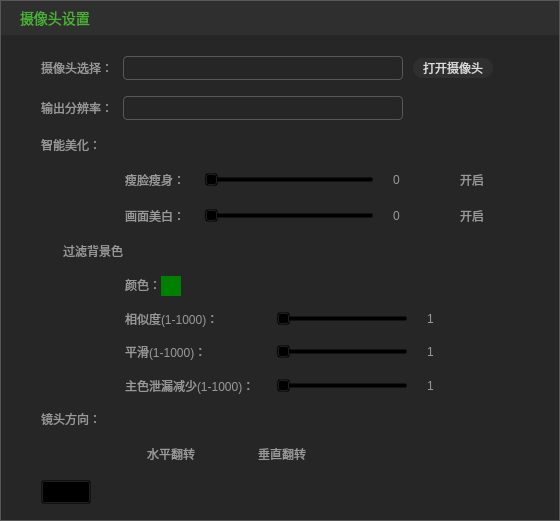
<?xml version="1.0" encoding="UTF-8"?>
<ui version="4.0">
 <class>AddCameraSourceDlg</class>
 <widget class="QDialog" name="AddCameraSourceDlg">
  <property name="geometry">
   <rect>
    <x>0</x>
    <y>0</y>
    <width>560</width>
    <height>521</height>
   </rect>
  </property>
  <property name="minimumSize">
   <size>
    <width>560</width>
    <height>460</height>
   </size>
  </property>
  <property name="maximumSize">
   <size>
    <width>560</width>
    <height>16777215</height>
   </size>
  </property>
  <property name="windowTitle">
   <string>AddCameraSourceDlg</string>
  </property>
  <property name="styleSheet">
   <string notr="true">#wgt_main{
background:#262626;
border:1px solid #585858;
}
QLabel,QPushButton,QComboBox,QCheckBox{
font-family:&quot;微软雅黑&quot;;
font-size:12px;
color:#999999;
background:transparent;
}
QSlider{
background:transparent;
}</string>
  </property>
  <layout class="QGridLayout" name="gridLayout">
   <property name="leftMargin">
    <number>0</number>
   </property>
   <property name="topMargin">
    <number>0</number>
   </property>
   <property name="rightMargin">
    <number>0</number>
   </property>
   <property name="bottomMargin">
    <number>0</number>
   </property>
   <property name="spacing">
    <number>0</number>
   </property>
   <item row="0" column="0">
    <widget class="QWidget" name="wgt_main" native="true">
     <property name="styleSheet">
      <string notr="true">#wgt_top{
background:#2F2F2F;
}
#wgt_bottom{
background:#262626;
}
QComboBox{
background:transparent;
border:1px solid #585858;
border-radius:4px;
padding-left:9px;
color:#DCDCDC;
}
QComboBox::disabled{
border:1px solid #2F2F2F;
color:#777777;
}
 QComboBox:on { 
      padding-top: 3px;
      padding-left: 4px;
  }
QComboBox::drop-down{
subcontrol-origin: padding;
      subcontrol-position: top right;
      width: 30px;
      border:none;
}
QComboBox::down-arrow{
image: url(:/TQLive/images/live tool_icon_down.png);
}
QComboBox::down-arrow:on {
      top: 1px;
      left: 1px;
  }
QListView{
background:#262626;
border:1px solid #585858;
border-bottom-left-radius:4px;
border-bottom-right-radius:4px;
outline:0px;
font-family:&quot;微软雅黑&quot;;
font-size:12px;
padding-bottom:2px;
}
QListView::item{
background:#262626;
color:#DCDCDC;
min-height:30px;
}
QListView::item:hover{
background:#2A2A2A;
color:#4AB134;
}

QCheckBox{
spacing:10px;
}
QCheckBox::indicator{
width:12px;
height:12px;
}
QCheckBox::indicator:unchecked {
 image: url(:/TQLive/images/cb_common_unchecked.png);
}
QCheckBox::indicator:unchecked:hover{
image: url(:/TQLive/images/settings_checkbox_default_hover.png);
}
QCheckBox::indicator:checked { 
image: url(:/TQLive/images/settings_checkbox_selected.png);
}
QCheckBox::indicator:checked:hover{
image: url(:/TQLive/images/cb_common_checked.png);
}
/*
QSlider::groove:horizontal {
    background-color:#585858;
    height: 4px;
    border: none;
    border-radius: 2px;
}

QSlider::handle:horizontal {
    background-color: #999999;
    border-radius: 5px;
    height: 10px;
    width:10px;
    margin: -3px 0px;
}

QSlider::handle:horizontal:pressed {
background:#FFFFFF;
}

QSlider::sub-page:horizontal {
    background-color: QLinearGradient(x1: 0, y1: 1, x2: 0, y2: 0,stop: 0 rgb(74, 177, 52),stop: 1 rgb(115,194,14));
    border-radius: 2px;
}

QSlider::sub-page:horizontal:disabled {
    background-color: QLinearGradient(x1: 0, y1: 1, x2: 0, y2: 0,stop: 0 rgb(31,30,31),stop: 0.75 rgb(50, 49, 50));
    border-radius: 2px;
}
QSlider::handle:hover {
    background-color: #FFFFFF;
}

QSlider::handle:disabled {
    background-color: rgb(122,121,122);
}*/</string>
     </property>
     <layout class="QVBoxLayout" name="verticalLayout_5">
      <property name="spacing">
       <number>1</number>
      </property>
      <property name="leftMargin">
       <number>1</number>
      </property>
      <property name="topMargin">
       <number>1</number>
      </property>
      <property name="rightMargin">
       <number>1</number>
      </property>
      <property name="bottomMargin">
       <number>1</number>
      </property>
      <item>
       <widget class="QWidget" name="wgt_top" native="true">
        <property name="minimumSize">
         <size>
          <width>0</width>
          <height>34</height>
         </size>
        </property>
        <property name="maximumSize">
         <size>
          <width>16777215</width>
          <height>34</height>
         </size>
        </property>
        <property name="styleSheet">
         <string notr="true">#label_title{
font-size:14px;
color:#4AB134;
background:transparent;
}
#button_close{
background:transparent;
background-image: url(:/TQLive/images/pb_close_pressed.png);
background-repeat:no-repeat;
border:none;
}
#button_close:hover{
background-image: url(:/TQLive/images/pb_close_normal.png);
}
#button_close:pressed{
margin:1px;
padding:1px;
}</string>
        </property>
        <layout class="QHBoxLayout" name="horizontalLayout">
         <property name="spacing">
          <number>0</number>
         </property>
         <property name="leftMargin">
          <number>19</number>
         </property>
         <property name="topMargin">
          <number>0</number>
         </property>
         <property name="bottomMargin">
          <number>0</number>
         </property>
         <item>
          <widget class="QLabel" name="label_title">
           <property name="text">
            <string>摄像头设置</string>
           </property>
          </widget>
         </item>
         <item>
          <widget class="QPushButton" name="button_close">
           <property name="minimumSize">
            <size>
             <width>12</width>
             <height>13</height>
            </size>
           </property>
           <property name="maximumSize">
            <size>
             <width>12</width>
             <height>13</height>
            </size>
           </property>
           <property name="text">
            <string/>
           </property>
          </widget>
         </item>
        </layout>
       </widget>
      </item>
      <item>
       <widget class="QWidget" name="wgt_bottom" native="true">
        <property name="styleSheet">
         <string notr="true">#wgt_background_filter,#wgt_basic_settings,#wgt_control,#wgt_lens_direction,#wgt_smart_beautification{
background:#262626;
}</string>
        </property>
        <layout class="QVBoxLayout" name="verticalLayout_2">
         <property name="spacing">
          <number>0</number>
         </property>
         <property name="leftMargin">
          <number>0</number>
         </property>
         <property name="topMargin">
          <number>0</number>
         </property>
         <property name="rightMargin">
          <number>0</number>
         </property>
         <property name="bottomMargin">
          <number>0</number>
         </property>
         <item>
          <widget class="QWidget" name="wgt_basic_settings" native="true">
           <property name="styleSheet">
            <string notr="true">#button_cameraOpened{
background:#2F2F2F;
border-radius:10px;
color:#DCDCDC;
padding:0px;
}
#button_cameraOpened:hover{
color:#999999;
}</string>
           </property>
           <layout class="QVBoxLayout" name="verticalLayout_3">
            <property name="spacing">
             <number>16</number>
            </property>
            <property name="leftMargin">
             <number>40</number>
            </property>
            <property name="topMargin">
             <number>20</number>
            </property>
            <property name="bottomMargin">
             <number>16</number>
            </property>
            <item>
             <layout class="QHBoxLayout" name="horizontalLayout_2">
              <property name="spacing">
               <number>10</number>
              </property>
              <item>
               <widget class="QLabel" name="label_cameraSelected">
                <property name="text">
                 <string>摄像头选择：</string>
                </property>
               </widget>
              </item>
              <item>
               <widget class="QComboBox" name="comboBox_cameraSelected">
                <property name="minimumSize">
                 <size>
                  <width>280</width>
                  <height>24</height>
                 </size>
                </property>
                <property name="maximumSize">
                 <size>
                  <width>280</width>
                  <height>24</height>
                 </size>
                </property>
               </widget>
              </item>
              <item>
               <widget class="QPushButton" name="button_cameraOpened">
                <property name="minimumSize">
                 <size>
                  <width>80</width>
                  <height>20</height>
                 </size>
                </property>
                <property name="maximumSize">
                 <size>
                  <width>80</width>
                  <height>20</height>
                 </size>
                </property>
                <property name="text">
                 <string>打开摄像头</string>
                </property>
               </widget>
              </item>
              <item>
               <spacer name="horizontalSpacer">
                <property name="orientation">
                 <enum>Qt::Horizontal</enum>
                </property>
                <property name="sizeHint" stdset="0">
                 <size>
                  <width>40</width>
                  <height>20</height>
                 </size>
                </property>
               </spacer>
              </item>
             </layout>
            </item>
            <item>
             <layout class="QHBoxLayout" name="horizontalLayout_3">
              <property name="spacing">
               <number>10</number>
              </property>
              <item>
               <widget class="QLabel" name="label_inputResolution">
                <property name="text">
                 <string>输出分辨率：</string>
                </property>
               </widget>
              </item>
              <item>
               <widget class="QComboBox" name="comboBox_inputResolution">
                <property name="minimumSize">
                 <size>
                  <width>280</width>
                  <height>24</height>
                 </size>
                </property>
                <property name="maximumSize">
                 <size>
                  <width>280</width>
                  <height>24</height>
                 </size>
                </property>
               </widget>
              </item>
              <item>
               <spacer name="horizontalSpacer_2">
                <property name="orientation">
                 <enum>Qt::Horizontal</enum>
                </property>
                <property name="sizeHint" stdset="0">
                 <size>
                  <width>40</width>
                  <height>20</height>
                 </size>
                </property>
               </spacer>
              </item>
             </layout>
            </item>
           </layout>
          </widget>
         </item>
         <item>
          <widget class="QWidget" name="wgt_smart_beautification" native="true">
           <layout class="QVBoxLayout" name="verticalLayout_4">
            <property name="spacing">
             <number>16</number>
            </property>
            <property name="leftMargin">
             <number>40</number>
            </property>
            <property name="topMargin">
             <number>0</number>
            </property>
            <property name="bottomMargin">
             <number>16</number>
            </property>
            <item>
             <widget class="QLabel" name="label_smart_beautification">
              <property name="text">
               <string>智能美化：</string>
              </property>
             </widget>
            </item>
            <item>
             <layout class="QHBoxLayout" name="horizontalLayout_4">
              <property name="spacing">
               <number>19</number>
              </property>
              <property name="leftMargin">
               <number>84</number>
              </property>
              <item>
               <widget class="QLabel" name="label_thinBody">
                <property name="text">
                 <string>瘦脸瘦身：</string>
                </property>
               </widget>
              </item>
              <item>
               <widget class="QSlider" name="horizontalSlider_thinBody">
                <property name="minimumSize">
                 <size>
                  <width>170</width>
                  <height>0</height>
                 </size>
                </property>
                <property name="maximumSize">
                 <size>
                  <width>170</width>
                  <height>16777215</height>
                 </size>
                </property>
                <property name="orientation">
                 <enum>Qt::Horizontal</enum>
                </property>
               </widget>
              </item>
              <item>
               <widget class="QLabel" name="label_thinBody_val">
                <property name="minimumSize">
                 <size>
                  <width>22</width>
                  <height>0</height>
                 </size>
                </property>
                <property name="maximumSize">
                 <size>
                  <width>22</width>
                  <height>16777215</height>
                 </size>
                </property>
                <property name="text">
                 <string>0</string>
                </property>
                <property name="alignment">
                 <set>Qt::AlignLeading|Qt::AlignLeft|Qt::AlignVCenter</set>
                </property>
               </widget>
              </item>
              <item>
               <spacer name="horizontalSpacer_5">
                <property name="orientation">
                 <enum>Qt::Horizontal</enum>
                </property>
                <property name="sizeType">
                 <enum>QSizePolicy::Fixed</enum>
                </property>
                <property name="sizeHint" stdset="0">
                 <size>
                  <width>4</width>
                  <height>20</height>
                 </size>
                </property>
               </spacer>
              </item>
              <item>
               <widget class="QCheckBox" name="checkBox_thinBody">
                <property name="text">
                 <string>开启</string>
                </property>
               </widget>
              </item>
              <item>
               <spacer name="horizontalSpacer_3">
                <property name="orientation">
                 <enum>Qt::Horizontal</enum>
                </property>
                <property name="sizeHint" stdset="0">
                 <size>
                  <width>40</width>
                  <height>20</height>
                 </size>
                </property>
               </spacer>
              </item>
             </layout>
            </item>
            <item>
             <layout class="QHBoxLayout" name="horizontalLayout_5">
              <property name="spacing">
               <number>19</number>
              </property>
              <property name="leftMargin">
               <number>84</number>
              </property>
              <item>
               <widget class="QLabel" name="label_whitenPic">
                <property name="text">
                 <string>画面美白：</string>
                </property>
               </widget>
              </item>
              <item>
               <widget class="QSlider" name="horizontalSlider_whitenPic">
                <property name="minimumSize">
                 <size>
                  <width>170</width>
                  <height>0</height>
                 </size>
                </property>
                <property name="maximumSize">
                 <size>
                  <width>170</width>
                  <height>16777215</height>
                 </size>
                </property>
                <property name="orientation">
                 <enum>Qt::Horizontal</enum>
                </property>
               </widget>
              </item>
              <item>
               <widget class="QLabel" name="label_whitenPic_val">
                <property name="minimumSize">
                 <size>
                  <width>22</width>
                  <height>0</height>
                 </size>
                </property>
                <property name="maximumSize">
                 <size>
                  <width>22</width>
                  <height>16777215</height>
                 </size>
                </property>
                <property name="text">
                 <string>0</string>
                </property>
                <property name="alignment">
                 <set>Qt::AlignLeading|Qt::AlignLeft|Qt::AlignVCenter</set>
                </property>
               </widget>
              </item>
              <item>
               <spacer name="horizontalSpacer_6">
                <property name="orientation">
                 <enum>Qt::Horizontal</enum>
                </property>
                <property name="sizeType">
                 <enum>QSizePolicy::Fixed</enum>
                </property>
                <property name="sizeHint" stdset="0">
                 <size>
                  <width>4</width>
                  <height>20</height>
                 </size>
                </property>
               </spacer>
              </item>
              <item>
               <widget class="QCheckBox" name="checkBox_whitenPic">
                <property name="text">
                 <string>开启</string>
                </property>
               </widget>
              </item>
              <item>
               <spacer name="horizontalSpacer_4">
                <property name="orientation">
                 <enum>Qt::Horizontal</enum>
                </property>
                <property name="sizeHint" stdset="0">
                 <size>
                  <width>40</width>
                  <height>20</height>
                 </size>
                </property>
               </spacer>
              </item>
             </layout>
            </item>
           </layout>
          </widget>
         </item>
         <item>
          <widget class="QWidget" name="wgt_background_filter" native="true">
           <property name="styleSheet">
            <string notr="true">#button_color_val{
background:green;
border:none;
}</string>
           </property>
           <layout class="QVBoxLayout" name="verticalLayout">
            <property name="spacing">
             <number>16</number>
            </property>
            <property name="leftMargin">
             <number>40</number>
            </property>
            <property name="topMargin">
             <number>0</number>
            </property>
            <property name="bottomMargin">
             <number>16</number>
            </property>
            <item>
             <widget class="QCheckBox" name="checkBox_background_filter">
              <property name="text">
               <string>过滤背景色</string>
              </property>
             </widget>
            </item>
            <item>
             <layout class="QHBoxLayout" name="horizontalLayout_6">
              <property name="spacing">
               <number>0</number>
              </property>
              <property name="leftMargin">
               <number>84</number>
              </property>
              <item>
               <widget class="QLabel" name="label_color">
                <property name="text">
                 <string>颜色：</string>
                </property>
               </widget>
              </item>
              <item>
               <widget class="QPushButton" name="button_color_val">
                <property name="minimumSize">
                 <size>
                  <width>20</width>
                  <height>20</height>
                 </size>
                </property>
                <property name="maximumSize">
                 <size>
                  <width>20</width>
                  <height>20</height>
                 </size>
                </property>
                <property name="text">
                 <string/>
                </property>
               </widget>
              </item>
              <item>
               <spacer name="horizontalSpacer_7">
                <property name="orientation">
                 <enum>Qt::Horizontal</enum>
                </property>
                <property name="sizeHint" stdset="0">
                 <size>
                  <width>40</width>
                  <height>20</height>
                 </size>
                </property>
               </spacer>
              </item>
             </layout>
            </item>
            <item>
             <layout class="QHBoxLayout" name="horizontalLayout_7">
              <property name="spacing">
               <number>19</number>
              </property>
              <property name="leftMargin">
               <number>84</number>
              </property>
              <item>
               <widget class="QLabel" name="label_similarity">
                <property name="minimumSize">
                 <size>
                  <width>132</width>
                  <height>0</height>
                 </size>
                </property>
                <property name="maximumSize">
                 <size>
                  <width>132</width>
                  <height>16777215</height>
                 </size>
                </property>
                <property name="text">
                 <string>相似度(1-1000)：</string>
                </property>
               </widget>
              </item>
              <item>
               <widget class="QSlider" name="horizontalSlider_similarity">
                <property name="minimumSize">
                 <size>
                  <width>132</width>
                  <height>0</height>
                 </size>
                </property>
                <property name="maximumSize">
                 <size>
                  <width>132</width>
                  <height>16777215</height>
                 </size>
                </property>
                <property name="orientation">
                 <enum>Qt::Horizontal</enum>
                </property>
               </widget>
              </item>
              <item>
               <widget class="QLabel" name="label_similarity_val">
                <property name="text">
                 <string>1</string>
                </property>
               </widget>
              </item>
              <item>
               <spacer name="horizontalSpacer_8">
                <property name="orientation">
                 <enum>Qt::Horizontal</enum>
                </property>
                <property name="sizeHint" stdset="0">
                 <size>
                  <width>40</width>
                  <height>20</height>
                 </size>
                </property>
               </spacer>
              </item>
             </layout>
            </item>
            <item>
             <layout class="QHBoxLayout" name="horizontalLayout_10">
              <property name="spacing">
               <number>19</number>
              </property>
              <property name="leftMargin">
               <number>84</number>
              </property>
              <item>
               <widget class="QLabel" name="label_smoothness">
                <property name="minimumSize">
                 <size>
                  <width>132</width>
                  <height>0</height>
                 </size>
                </property>
                <property name="maximumSize">
                 <size>
                  <width>132</width>
                  <height>16777215</height>
                 </size>
                </property>
                <property name="text">
                 <string>平滑(1-1000)：</string>
                </property>
               </widget>
              </item>
              <item>
               <widget class="QSlider" name="horizontalSlider_smoothness">
                <property name="minimumSize">
                 <size>
                  <width>132</width>
                  <height>0</height>
                 </size>
                </property>
                <property name="maximumSize">
                 <size>
                  <width>132</width>
                  <height>16777215</height>
                 </size>
                </property>
                <property name="orientation">
                 <enum>Qt::Horizontal</enum>
                </property>
               </widget>
              </item>
              <item>
               <widget class="QLabel" name="label_smoothness_val">
                <property name="text">
                 <string>1</string>
                </property>
               </widget>
              </item>
              <item>
               <spacer name="horizontalSpacer_11">
                <property name="orientation">
                 <enum>Qt::Horizontal</enum>
                </property>
                <property name="sizeHint" stdset="0">
                 <size>
                  <width>40</width>
                  <height>20</height>
                 </size>
                </property>
               </spacer>
              </item>
             </layout>
            </item>
            <item>
             <layout class="QHBoxLayout" name="horizontalLayout_11">
              <property name="spacing">
               <number>19</number>
              </property>
              <property name="leftMargin">
               <number>84</number>
              </property>
              <item>
               <widget class="QLabel" name="label_spill">
                <property name="minimumSize">
                 <size>
                  <width>132</width>
                  <height>0</height>
                 </size>
                </property>
                <property name="maximumSize">
                 <size>
                  <width>132</width>
                  <height>16777215</height>
                 </size>
                </property>
                <property name="text">
                 <string>主色泄漏减少(1-1000)：</string>
                </property>
               </widget>
              </item>
              <item>
               <widget class="QSlider" name="horizontalSlider_spill">
                <property name="minimumSize">
                 <size>
                  <width>132</width>
                  <height>0</height>
                 </size>
                </property>
                <property name="maximumSize">
                 <size>
                  <width>132</width>
                  <height>16777215</height>
                 </size>
                </property>
                <property name="orientation">
                 <enum>Qt::Horizontal</enum>
                </property>
               </widget>
              </item>
              <item>
               <widget class="QLabel" name="label_spill_val">
                <property name="text">
                 <string>1</string>
                </property>
               </widget>
              </item>
              <item>
               <spacer name="horizontalSpacer_12">
                <property name="orientation">
                 <enum>Qt::Horizontal</enum>
                </property>
                <property name="sizeHint" stdset="0">
                 <size>
                  <width>40</width>
                  <height>20</height>
                 </size>
                </property>
               </spacer>
              </item>
             </layout>
            </item>
           </layout>
          </widget>
         </item>
         <item>
          <widget class="QWidget" name="wgt_lens_direction" native="true">
           <layout class="QVBoxLayout" name="verticalLayout_6">
            <property name="spacing">
             <number>16</number>
            </property>
            <property name="leftMargin">
             <number>40</number>
            </property>
            <property name="topMargin">
             <number>0</number>
            </property>
            <property name="bottomMargin">
             <number>16</number>
            </property>
            <item>
             <widget class="QLabel" name="label_lens_direction">
              <property name="text">
               <string>镜头方向：</string>
              </property>
             </widget>
            </item>
            <item>
             <layout class="QHBoxLayout" name="horizontalLayout_8">
              <property name="spacing">
               <number>40</number>
              </property>
              <property name="leftMargin">
               <number>84</number>
              </property>
              <item>
               <widget class="QCheckBox" name="checkBox_flipHorizontal">
                <property name="text">
                 <string>水平翻转</string>
                </property>
               </widget>
              </item>
              <item>
               <widget class="QCheckBox" name="checkBox_flipVertical">
                <property name="text">
                 <string>垂直翻转</string>
                </property>
               </widget>
              </item>
              <item>
               <spacer name="horizontalSpacer_9">
                <property name="orientation">
                 <enum>Qt::Horizontal</enum>
                </property>
                <property name="sizeHint" stdset="0">
                 <size>
                  <width>40</width>
                  <height>20</height>
                 </size>
                </property>
               </spacer>
              </item>
             </layout>
            </item>
           </layout>
          </widget>
         </item>
         <item>
          <widget class="QWidget" name="wgt_control" native="true">
           <property name="styleSheet">
            <string notr="true">#button_confirm{
background:transparent;
background-image: url(:/TQLive/images/btn_confirm.png);
background-repeat:no-repeat;
border:none;
}
#button_confirm:hover{
background-image: url(:/TQLive/images/btn_confirm_hover.png);
}
#button_confirm:pressed{
margin:1px;
padding:1px;
}
#button_cancel{
background:transparent;
background-image: url(:/TQLive/images/btn_cancel.png);
background-repeat:no-repeat;
border:none;
}
#button_cancel:hover{
background-image: url(:/TQLive/images/btn_cancel_hover.png);
}
#button_cancel:pressed{
margin:1px;
padding:1px;
}
#button_restoreDefault{
background:transparent;
padding:0px;
}</string>
           </property>
           <layout class="QHBoxLayout" name="horizontalLayout_9">
            <property name="spacing">
             <number>20</number>
            </property>
            <property name="leftMargin">
             <number>40</number>
            </property>
            <property name="topMargin">
             <number>0</number>
            </property>
            <property name="rightMargin">
             <number>20</number>
            </property>
            <property name="bottomMargin">
             <number>16</number>
            </property>
            <item>
             <widget class="CustomUnderLineButton" name="button_restoreDefault">
              <property name="minimumSize">
               <size>
                <width>50</width>
                <height>24</height>
               </size>
              </property>
              <property name="maximumSize">
               <size>
                <width>50</width>
                <height>24</height>
               </size>
              </property>
              <property name="text">
               <string/>
              </property>
             </widget>
            </item>
            <item>
             <spacer name="horizontalSpacer_10">
              <property name="orientation">
               <enum>Qt::Horizontal</enum>
              </property>
              <property name="sizeHint" stdset="0">
               <size>
                <width>217</width>
                <height>20</height>
               </size>
              </property>
             </spacer>
            </item>
            <item>
             <widget class="QPushButton" name="button_confirm">
              <property name="minimumSize">
               <size>
                <width>80</width>
                <height>24</height>
               </size>
              </property>
              <property name="maximumSize">
               <size>
                <width>80</width>
                <height>24</height>
               </size>
              </property>
              <property name="text">
               <string/>
              </property>
             </widget>
            </item>
            <item>
             <widget class="QPushButton" name="button_cancel">
              <property name="minimumSize">
               <size>
                <width>80</width>
                <height>24</height>
               </size>
              </property>
              <property name="maximumSize">
               <size>
                <width>80</width>
                <height>24</height>
               </size>
              </property>
              <property name="text">
               <string/>
              </property>
             </widget>
            </item>
           </layout>
          </widget>
         </item>
        </layout>
       </widget>
      </item>
     </layout>
    </widget>
   </item>
  </layout>
 </widget>
 <layoutdefault spacing="6" margin="11"/>
 <customwidgets>
  <customwidget>
   <class>CustomUnderLineButton</class>
   <extends>QPushButton</extends>
   <header>CustomUnderLineButton.h</header>
  </customwidget>
 </customwidgets>
 <resources>
  <include location="TQLive.qrc"/>
 </resources>
 <connections/>
</ui>
